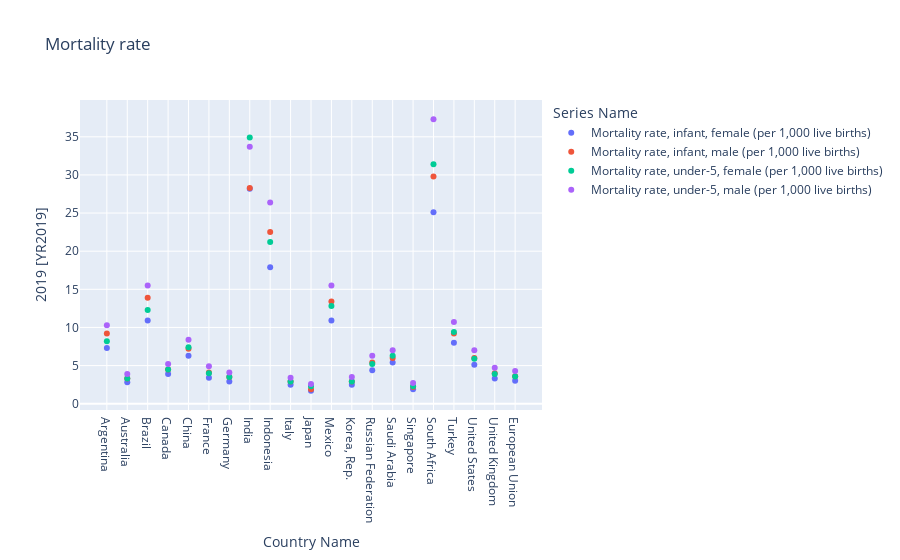

Notebook cell for this chart:
### Code cell
import plotly.express as px

fig = px.scatter(mortality_rate, x= "Country Name", y= "2019 [YR2019]", color="Series Name", \
             title="Mortality rate")
fig.show()

### Figure 1 — Plotly figure (JSON) as saved in the notebook; plotly's stock layout.template omitted (floating-point values rounded to 4 significant figures)
{"data": [{"hovertemplate": "Series Name=Mortality rate, infant, female (per 1,000 live births)<br>Country Name=%{x}<br>2019 [YR2019]=%{y}<extra></extra>", "legendgroup": "Mortality rate, infant, female (per 1,000 live births)", "marker": {"color": "#636efa", "symbol": "circle"}, "mode": "markers", "name": "Mortality rate, infant, female (per 1,000 live births)", "orientation": "v", "showlegend": true, "type": "scatter", "x": ["Argentina", "Australia", "Brazil", "Canada", "China", "France", "Germany", "India", "Indonesia", "Italy", "Japan", "Mexico", "Korea, Rep.", "Russian Federation", "Saudi Arabia", "Singapore", "South Africa", "Turkey", "United States", "United Kingdom", "European Union"], "xaxis": "x", "y": [7.3, 2.8, 10.9, 3.9, 6.3, 3.4, 2.9, 28.2, 17.9, 2.5, 1.7, 10.9, 2.5, 4.4, 5.4, 1.9, 25.1, 8, 5.1, 3.3, 3.0], "yaxis": "y"}, {"hovertemplate": "Series Name=Mortality rate, infant, male (per 1,000 live births)<br>Country Name=%{x}<br>2019 [YR2019]=%{y}<extra></extra>", "legendgroup": "Mortality rate, infant, male (per 1,000 live births)", "marker": {"color": "#EF553B", "symbol": "circle"}, "mode": "markers", "name": "Mortality rate, infant, male (per 1,000 live births)", "orientation": "v", "showlegend": true, "type": "scatter", "x": ["Argentina", "Australia", "Brazil", "Canada", "China", "France", "Germany", "India", "Indonesia", "Italy", "Japan", "Mexico", "Korea, Rep.", "Russian Federation", "Saudi Arabia", "Singapore", "South Africa", "Turkey", "United States", "United Kingdom", "European Union"], "xaxis": "x", "y": [9.2, 3.3, 13.9, 4.5, 7.2, 4.1, 3.5, 28.3, 22.5, 2.9, 1.9, 13.4, 2.9, 5.4, 6, 2.2, 29.8, 9.2, 6, 4, 3.616], "yaxis": "y"}, {"hovertemplate": "Series Name=Mortality rate, under-5, female (per 1,000 live births)<br>Country Name=%{x}<br>2019 [YR2019]=%{y}<extra></extra>", "legendgroup": "Mortality rate, under-5, female (per 1,000 live births)", "marker": {"color": "#00cc96", "symbol": "circle"}, "mode": "markers", "name": "Mortality rate, under-5, female (per 1,000 live births)", "orientation": "v", "showlegend": true, "type": "scatter", "x": ["Argentina", "Australia", "Brazil", "Canada", "China", "France", "Germany", "India", "Indonesia", "Italy", "Japan", "Mexico", "Korea, Rep.", "Russian Federation", "Saudi Arabia", "Singapore", "South Africa", "Turkey", "United States", "United Kingdom", "European Union"], "xaxis": "x", "y": [8.2, 3.3, 12.3, 4.5, 7.4, 4, 3.5, 34.9, 21.2, 2.9, 2.3, 12.8, 2.9, 5.2, 6.3, 2.3, 31.4, 9.4, 5.9, 3.9, 3.571], "yaxis": "y"}, {"hovertemplate": "Series Name=Mortality rate, under-5, male (per 1,000 live births)<br>Country Name=%{x}<br>2019 [YR2019]=%{y}<extra></extra>", "legendgroup": "Mortality rate, under-5, male (per 1,000 live births)", "marker": {"color": "#ab63fa", "symbol": "circle"}, "mode": "markers", "name": "Mortality rate, under-5, male (per 1,000 live births)", "orientation": "v", "showlegend": true, "type": "scatter", "x": ["Argentina", "Australia", "Brazil", "Canada", "China", "France", "Germany", "India", "Indonesia", "Italy", "Japan", "Mexico", "Korea, Rep.", "Russian Federation", "Saudi Arabia", "Singapore", "South Africa", "Turkey", "United States", "United Kingdom", "European Union"], "xaxis": "x", "y": [10.3, 3.9, 15.5, 5.2, 8.4, 4.9, 4.1, 33.7, 26.4, 3.4, 2.6, 15.5, 3.5, 6.3, 7, 2.7, 37.3, 10.7, 7, 4.7, 4.302], "yaxis": "y"}], "layout": {"legend": {"title": {"text": "Series Name"}, "tracegroupgap": 0}, "title": {"text": "Mortality rate"}, "xaxis": {"anchor": "y", "domain": [0, 1], "title": {"text": "Country Name"}}, "yaxis": {"anchor": "x", "domain": [0, 1], "title": {"text": "2019 [YR2019]"}}}}
